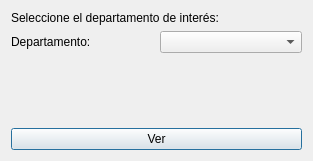
<?xml version="1.0" encoding="UTF-8"?>
<ui version="4.0">
 <class>MyDialog</class>
 <widget class="QDialog" name="MyDialog">
  <property name="geometry">
   <rect>
    <x>0</x>
    <y>0</y>
    <width>313</width>
    <height>161</height>
   </rect>
  </property>
  <property name="windowTitle">
   <string>Zoom a Departamento</string>
  </property>
  <layout class="QGridLayout" name="gridLayout">
   <item row="1" column="0">
    <widget class="QLabel" name="label">
     <property name="text">
      <string>Departamento:</string>
     </property>
    </widget>
   </item>
   <item row="1" column="1">
    <widget class="QComboBox" name="cb_state"/>
   </item>
   <item row="2" column="0">
    <spacer name="verticalSpacer">
     <property name="orientation">
      <enum>Qt::Vertical</enum>
     </property>
     <property name="sizeHint" stdset="0">
      <size>
       <width>20</width>
       <height>40</height>
      </size>
     </property>
    </spacer>
   </item>
   <item row="0" column="0" colspan="2">
    <widget class="QLabel" name="label_2">
     <property name="text">
      <string>Seleccione el departamento de interés:</string>
     </property>
    </widget>
   </item>
   <item row="3" column="0" colspan="2">
    <widget class="QPushButton" name="button">
     <property name="text">
      <string>Ver</string>
     </property>
    </widget>
   </item>
  </layout>
 </widget>
 <resources/>
 <connections/>
</ui>
